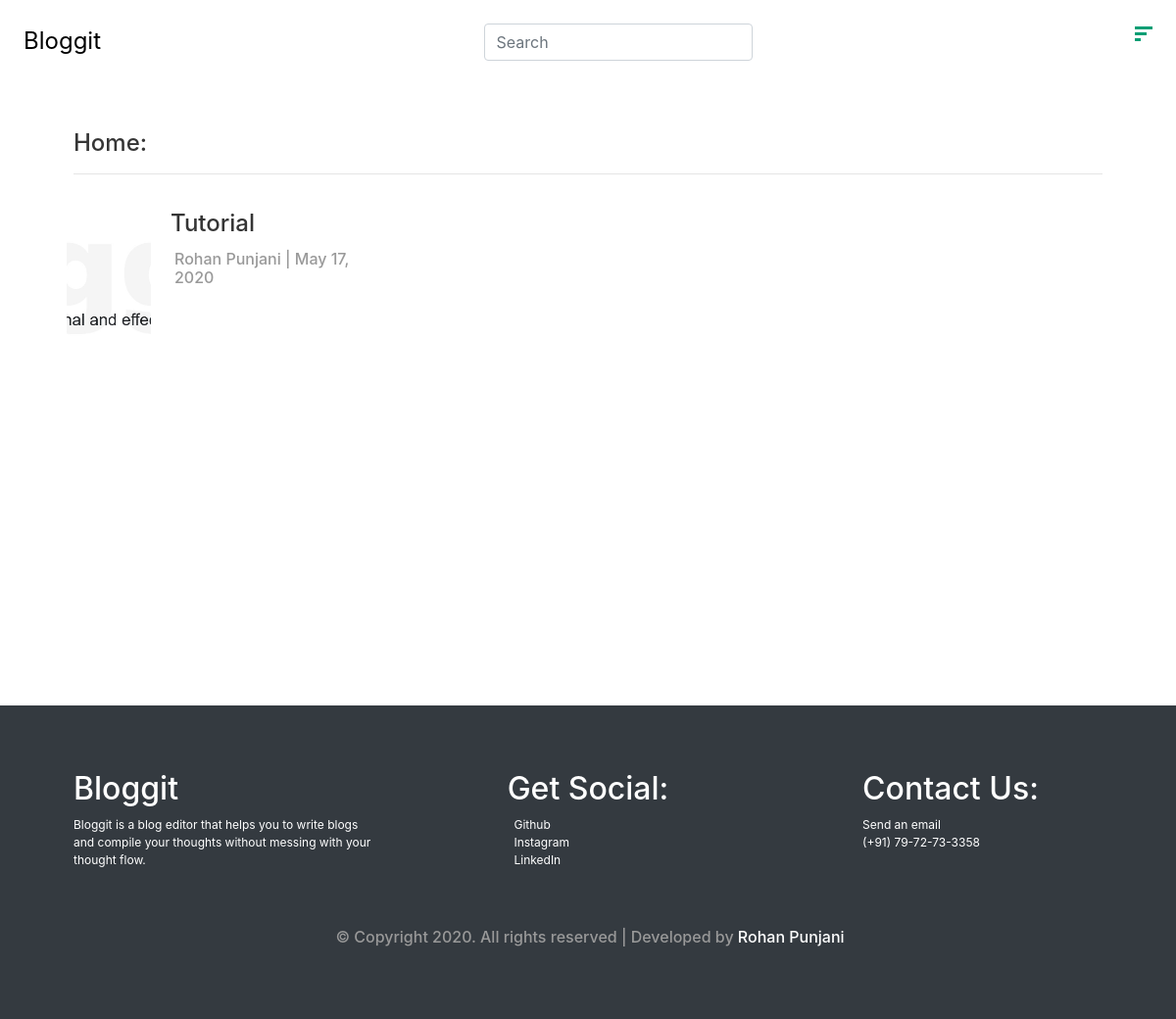
/ (signed in), run on the app's committed database.
### blog/models.py (models this page shows, shortened)
class blog(models.Model):
    user = models.ForeignKey(User, on_delete=models.CASCADE)
    heading = models.CharField(max_length=100)
    cover_img = models.ImageField(upload_to='blog_covers/%y/%m/%d', default='blog_covers/img5.jpg')
    isPublished = models.BooleanField(default=False)
    created_at = models.DateTimeField(auto_now_add=True)
    updated_at = models.DateTimeField(auto_now=True)
    views = models.IntegerField(default=0)

### blog/views.py (the view)
# urls.py: path('', views.index, name='index'),
def index(request):
    if(not request.user.is_authenticated):
        return render(request, 'minimal_blog.html', {})
    if(request.method=="GET"):
        try:
            if(request.GET['search']):
                search_query = request.GET['search']
                feeds = blog.objects.filter(Q(heading__icontains=search_query), isPublished=True)
                status = 1
                if(len(feeds)==0):
                    queryset = User.objects.annotate(fullname=Concat('first_name', Value(' '), 'last_name'))
                    feeds = queryset.filter(Q(fullname_search=search_query)).blog_set.all()
                    if(len(feeds)==0):
                        status = -1
                        feeds = blog.objects.filter(isPublished=True).order_by('?')
                        return render(request, 'userhome.html', {
                            'status': status,
                            'feeds':feeds
                        })
        except:
            status = 0
            feeds = blog.objects.filter(isPublished=True).order_by('?')
            pass
    else:
        status = 0
        feeds = blog.objects.filter(isPublished=True).order_by('?')
    return render(request, 'userhome.html', {
        "feeds": feeds,
        'status':status
    })

### blog/templates/userhome.html (shortened to what this page needs)
{% load static %}
<!DOCTYPE html>
<html lang="en">
<head>
    {% load static %}
    <link rel="stylesheet" href="{% static 'styles/bootstrap.css' %}">
    <link rel="stylesheet" href="{% static 'styles/nav.css' %}">
    <link rel="stylesheet" href="{% static 'styles/feed.css' %}">
    <link rel="stylesheet" href="{% static 'styles/footer.css' %}">
</head>
<body>
    <form method="get" action="">
        <nav class="outer_nav">
            <li><a href="#">Bloggit</a></li>
            <li>
                <input class="form-control" type="text" name="search" placeholder="Search">
            </li>
            <li class="burger" state="ham">
                <div class="bar bar1"></div>
                <div class="bar bar2"></div>
                <div class="bar bar3"></div>
            </li>
        </nav>
    </form>
    <div class="main">
        <div class="container-fluid">
            <h1>Home:</h1>
            <hr>
            <div class="row">
                {% for feed in feeds %}
                <div class="col-sm-6 col-md-6 col-lg-6 col-xl-4">
                    <div class="card feed" onclick="window.location.href='view/{{feed.id}}'">
                        <div class="row no-gutters">
                            <div class="col-md-3 col-sm-12 feed_img">
                                <img class="card-img-top" src="{{feed.cover_img.url}}" alt="Card image">
                            </div>
                            <div class="col-md-9 col-sm-12">
                                <div class="card-body">
                                    <h1 class="card-title">{{feed.heading}}</h1>
                                    <h6 class="card-text">{{feed.user.first_name}} {{feed.user.last_name}} | {{feed.created_at.date}}</h6>
                                </div>
                            </div>
                        </div>
                    </div>
                </div>
                {% endfor %}
            </div>
        </div>
    </div>
    <footer class="bg-dark text-white d-flex justify-content-center align-items-center">
        <div class="row container">
            <div class="col-md-4 d-flex justify-content-center" style="padding: 30px;">
                <div class="wrapper">
                    <h2 class="text-white bg-dark p-0">Bloggit</h2>
                    <p>
                        Bloggit is a blog editor that helps you to write blogs and compile your thoughts without messing with your thought flow.
                    </p>
                </div>
            </div>
            <div class="col-md-4 d-flex justify-content-center" style="padding: 30px 10px;">
                <div class="wrapper">
                    <h2 class="text-white bg-dark p-0">Get Social:</h2>
                    <p>
                        <a class="text-white" href="https://www.github.com/rohanpunjani">&nbsp;&nbsp;Github</a>
                    </p>
                    <p>
                        <a class="text-white" href="https://www.instagram.com/rohan__punjani/">&nbsp;&nbsp;Instagram</a>
                    </p>
                    <p>
                        <a class="text-white" href="https://www.linkedin.com/in/rohan-punjani-5175a9163/">&nbsp;&nbsp;LinkedIn</a>
                    </p>
                </div>
            </div>
            <div class="col-md-4 d-flex justify-content-center"  style="padding: 30px 0;">
                <div class="wrapper">
                    <h2 class="text-white bg-dark p-0">Contact Us:</h2>
                    <p>
                        <a href="mailto:nahorpunjani@gmail.com" class="text-white">Send an email</a>
                     </p>
                    <p>
                        <a href="tel:+917972733358"  class="text-white">(+91) 79-72-73-3358</a>
                    </p>
                </div>
            </div>
            <div class="col-md-12 d-flex justify-content-center"  style="padding: 30px 0;">
                <h6>&copy; Copyright 2020. All rights reserved | Developed by <a href="https://rohan-punjani-portfolio.netlify.app" class="text-white">Rohan Punjani</a></h6>
            </div>
        </div>
    </footer>
</body>
</html>

### blog/static/styles/nav.css (style rules this page uses)
* { margin: 0; padding: 0; box-sizing: border-box; }
:root { --font-family-sans-serif: -apple-system,BlinkMacSystemFont,"Segoe UI",Roboto,"Helvetica Neue",Arial,sans-serif,"Apple Color Emoji","Segoe UI Emoji","Segoe UI Symbol"; --font-family-monospace: SFMono-Regular,Menlo,Monaco,Consolas,"Liberation Mono","Courier New",monospace; }
* { font-family: -apple-system, BlinkMacSystemFont, "Segoe UI", Roboto, Helvetica, Arial, sans-serif, "Apple Color Emoji", "Segoe UI Emoji", "Segoe UI Symbol"; }
h1 { font-family: inherit; font-weight: 500; line-height: 1.2; color: #353535; font-size: 2.5rem; margin: .75rem 0; }
h6 { color: #999; padding-left: .25rem; font-size: 1rem; }
h2 { font-size: 2rem; }
p { font-size: 19px; margin-bottom: 0; }
html,body { scroll-behavior: smooth; max-width: 100vw; overflow-x: hidden; min-height: 100vh; }
nav { display: flex; font-size: 3vh; font-family: fantasy; justify-content: space-between; width: 100vw; position: fixed; z-index: 5; background: white; }
li { list-style-type: none; padding: 3vh; }
li a { color: black; text-decoration: none; }
.burger { cursor: pointer; }
.bar { width: 18px; height: 3px; background: #029e74; margin: 3px 0; }
.bar1 { width: 18px; }
.bar2 { width: 12px; }
.bar3 { width: 6px; }
.card-body { padding-top: 0; }

### blog/static/styles/feed.css (style rules this page uses)
.feed { overflow: hidden; transition: all 0.2s ease-in-out; border: 0; cursor: pointer; }
.feed_img { height: 20vh; overflow: hidden; padding-left: 0; padding-right: 0; }
.feed_img img { height: 100%; width: 100%; object-fit: cover; margin-left: auto; margin-right: auto; text-align: center; }
h1 { font-size: 3vh; }
p { font-size: 1.5vh; }
.main { padding: 15vh 5vw 5vh 5vw; min-height: 90vh; }
.col-md-6 { padding:1vh; }

### blog/static/styles/footer.css (style rules this page uses)
footer { min-height: 40vh; position: relative; bottom: 0; width: 100vw; }

### data on the page
blog: cover_img (picture), heading "Tutorial", user.first_name "Rohan", user.last_name "Punjani", created_at "May 17, 2020"
